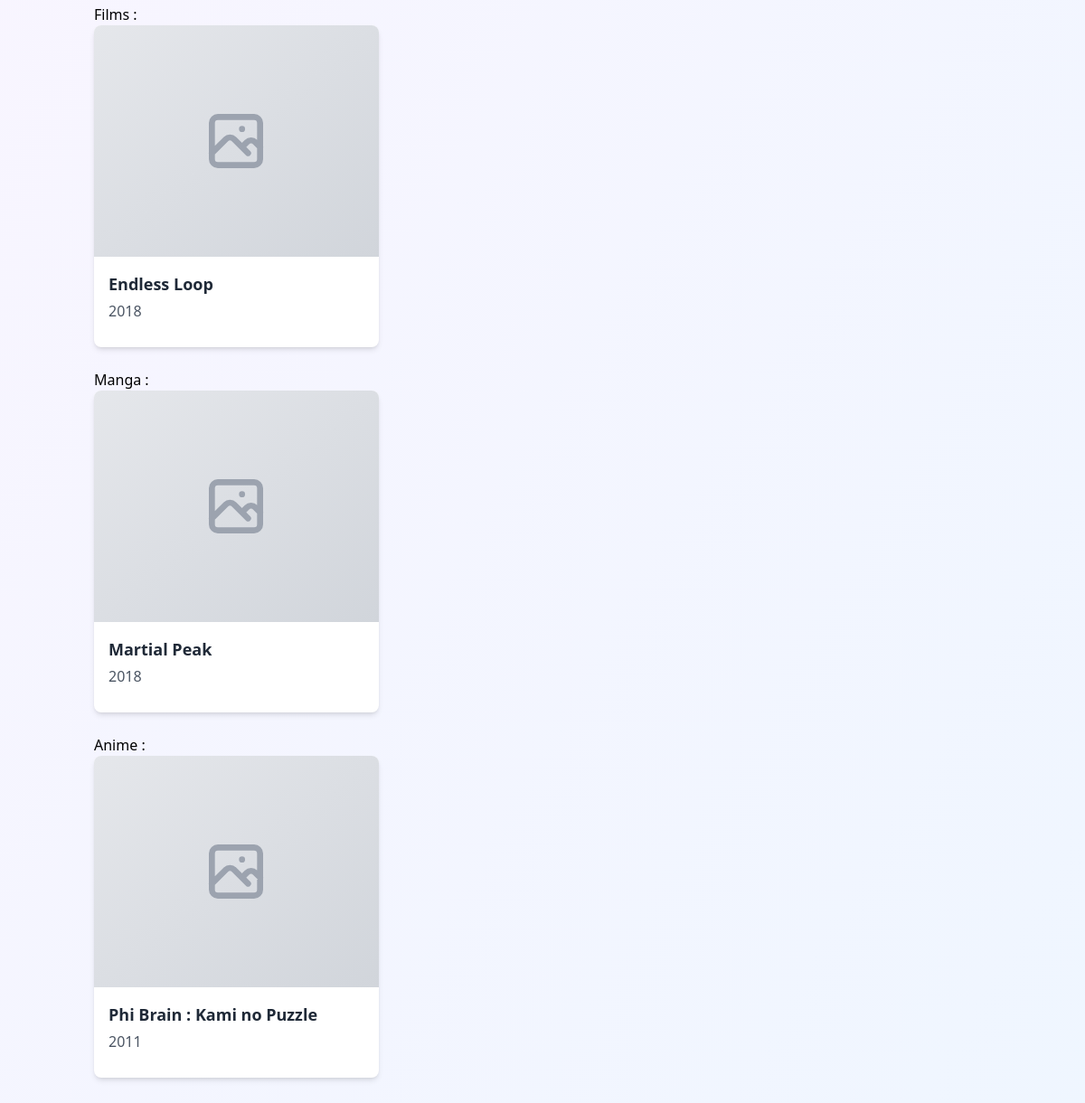
/ (lower part), run on an earlier commit of the app's database.
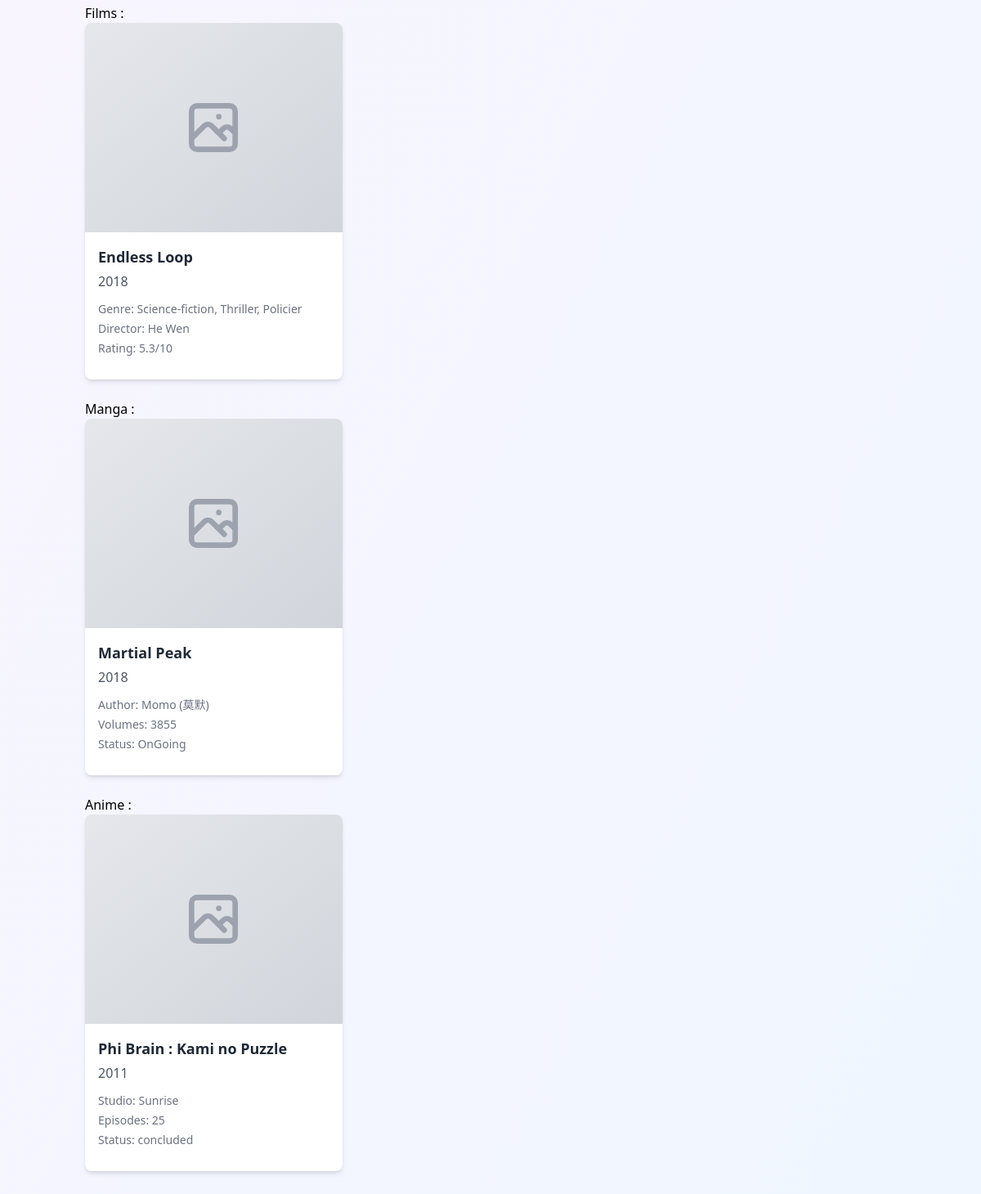
And on a later commit of the database.
### app/models.py (models this page shows)
class Manga(db.Model):
    __tablename__ = 'mangas'
    id = db.Column(db.Integer, primary_key=True)
    title = db.Column(db.String(200), nullable=False)
    year = db.Column(db.Integer, nullable=True)
    author = db.Column(db.String(100), nullable=True)
    volumes = db.Column(db.Integer, nullable=True)
    status = db.Column(db.String(50), nullable=True)
    def to_dict(self):
        return {
            'id': self.id,
            'title': self.title,
            'year': self.year,
            'author': self.author,
            'volumes': self.volumes,
            'status': self.status
        }

class Anime(db.Model):
    __tablename__ = 'anime'
    id = db.Column(db.Integer, primary_key=True)
    title = db.Column(db.String(200), nullable=False)
    year = db.Column(db.Integer, nullable=True)
    studio = db.Column(db.String(100), nullable=True)
    episodes = db.Column(db.Integer, nullable=True)
    status = db.Column(db.String(50), nullable=True)
    def to_dict(self):
        return {
            'id': self.id,
            'title': self.title,
            'year': self.year,
            'studio': self.studio,
            'episodes': self.episodes,
            'status': self.status
        }

class Movie(db.Model):
    __tablename__ = 'movies'
    id = db.Column(db.Integer, primary_key=True)
    title = db.Column(db.String(200), nullable=False)
    year = db.Column(db.Integer, nullable=True)
    genre = db.Column(db.String(100), nullable=True)
    director = db.Column(db.String(100), nullable=True)
    rating = db.Column(db.Float, nullable=True)
    def to_dict(self):
        return {
            'id': self.id,
            'title': self.title,
            'year': self.year,
            'genre': self.genre,
            'director': self.director,
            'rating': self.rating
        }

### app/blueprints/main.py (the view)
@main_bp.route('/')
def index():
    movies = Movie.query.all()
    mangas = Manga.query.all()
    anime = Anime.query.all()
    items1 = [m.to_dict() for m in movies]
    items2 = [m.to_dict() for m in mangas]
    items3 = [a.to_dict() for a in anime]
    return render_template('index.html',
                         items1=items1,
                         items2=items2,
                         items3=items3)

### app/templates/index.html (shortened to what this page needs)
<!DOCTYPE html>
<html lang="en">
<head>
    <script src="https://cdn.tailwindcss.com"></script>
</head>
<body class="bg-gradient-to-br from-purple-50 to-blue-50 min-h-screen">
    <div class="container mx-auto px-4 py-16">
        <br><br>
        <main class="flex-1">
            <h1>Films :</h1>
            <div class="grid grid-cols-1 md:grid-cols-2 lg:grid-cols-3 xl:grid-cols-4 gap-6">
                {% for item in items1 %}
                <div class="bg-white rounded-lg shadow-md overflow-hidden hover:shadow-xl transition-shadow duration-300">
                    <div class="bg-gradient-to-br from-gray-200 to-gray-300 h-64 flex items-center justify-center">
                    </div>
                    <div class="p-4">
                        <h3 class="text-lg font-bold text-gray-800 mb-1 truncate" title="{{ item.title }}">{{ item.title }}</h3>
                        <p class="text-gray-600 mb-3">{{ item.year or 'Year Unknown' }}</p>
                        <div class="text-sm text-gray-500 mb-3 space-y-1">
                            {% if item.genre %}<p><span class="font-medium">Genre:</span> {{ item.genre }}</p>{% endif %}
                            {% if item.director %}<p><span class="font-medium">Director:</span> {{ item.director }}</p>{% endif %}
                            {% if item.rating %}<p><span class="font-medium">Rating:</span> {{ item.rating }}/10</p>{% endif %}
                        </div>
                    </div>
                </div>
                {% endfor %}
            </div>
            <br>
            <h1>Manga :</h1>
            <div class="grid grid-cols-1 md:grid-cols-2 lg:grid-cols-3 xl:grid-cols-4 gap-6">
                {% for item in items2 %}
                <div class="bg-white rounded-lg shadow-md overflow-hidden hover:shadow-xl transition-shadow duration-300">
                    <div class="bg-gradient-to-br from-gray-200 to-gray-300 h-64 flex items-center justify-center">
                    </div>
                    <div class="p-4">
                        <h3 class="text-lg font-bold text-gray-800 mb-1 truncate" title="{{ item.title }}">{{ item.title }}</h3>
                        <p class="text-gray-600 mb-3">{{ item.year or 'Year Unknown' }}</p>
                        <div class="text-sm text-gray-500 mb-3 space-y-1">
                            {% if item.author %}<p><span class="font-medium">Author:</span> {{ item.author }}</p>{% endif %}
                            {% if item.volumes %}<p><span class="font-medium">Volumes:</span> {{ item.volumes }}</p>{% endif %}
                            {% if item.status %}<p><span class="font-medium">Status:</span> {{ item.status }}</p>{% endif %}
                        </div>
                    </div>
                </div>
                {% endfor %}
            </div>
            <br>
            <h2>Anime :</h2>
            <div class="grid grid-cols-1 md:grid-cols-2 lg:grid-cols-3 xl:grid-cols-4 gap-6">
                {% for item in items3 %}
                <div class="bg-white rounded-lg shadow-md overflow-hidden hover:shadow-xl transition-shadow duration-300">
                    <div class="bg-gradient-to-br from-gray-200 to-gray-300 h-64 flex items-center justify-center">
                    </div>
                    <div class="p-4">
                        <h3 class="text-lg font-bold text-gray-800 mb-1 truncate" title="{{ item.title }}">{{ item.title }}</h3>
                        <p class="text-gray-600 mb-3">{{ item.year or 'Year Unknown' }}</p>
                        <div class="text-sm text-gray-500 mb-3 space-y-1">
                            {% if item.studio %}<p><span class="font-medium">Studio:</span> {{ item.studio }}</p>{% endif %}
                            {% if item.episodes %}<p><span class="font-medium">Episodes:</span> {{ item.episodes }}</p>{% endif %}
                            {% if item.status %}<p><span class="font-medium">Status:</span> {{ item.status }}</p>{% endif %}
                        </div>
                    </div>
                </div>
                {% endfor %}
            </div>
            <br>
        </main>
    </div>
</body>
</html>

What changed in the data, as far as the page shows it:
changed Movie "Endless Loop": genre (not shown) → "Science-fiction, Thriller, Policier"; director (not shown) → "He Wen"; rating (not shown) → "5.3"
changed Manga "Martial Peak": author (not shown) → "Momo (莫默)"; volumes (not shown) → "3855"; status (not shown) → "OnGoing"
changed Anime "Phi Brain : Kami no Puzzle": studio (not shown) → "Sunrise"; episodes (not shown) → "25"; status (not shown) → "concluded"
